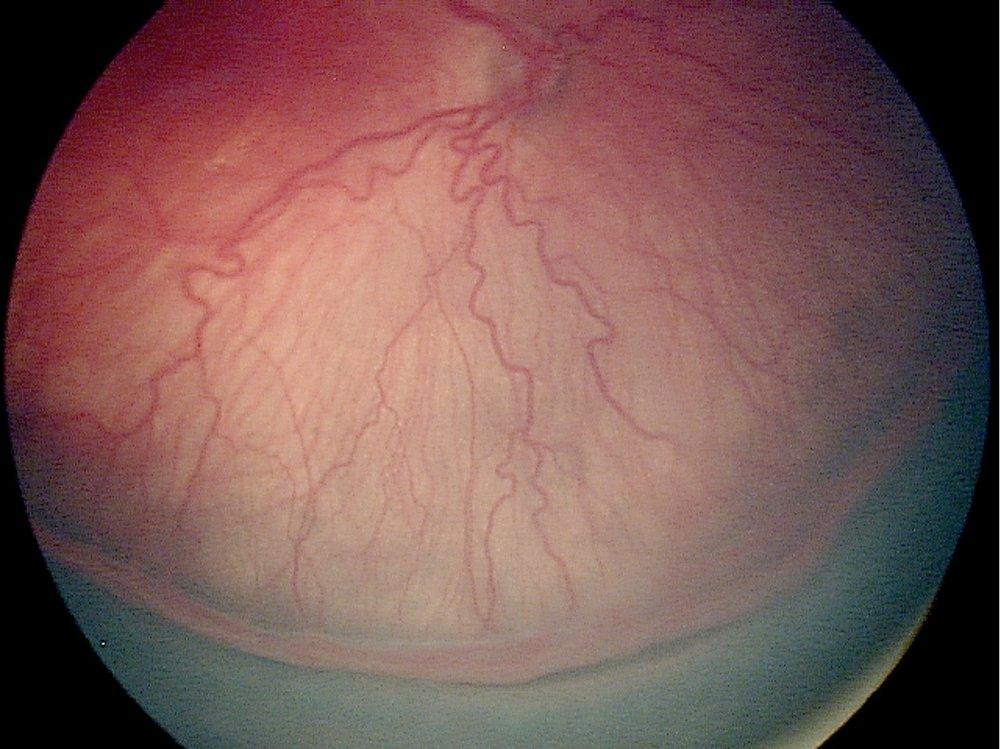
#> input picture Retinopathye.jpg, 1000 x 749 px
$ jupyter execute Retina2.ipynb
#> lines starting #> are read from the running program, lines starting #| are printed output that depends on the picture; after the words box and inside, x2 and y2 are one past the last pixel; in counts of white or black regions, pixels touching at a corner belong together
[cell 1]
import cv2
import numpy as np
from matplotlib import pyplot as plt

[cell 2]
img = cv2.imread('Retinopathye.jpg',0)
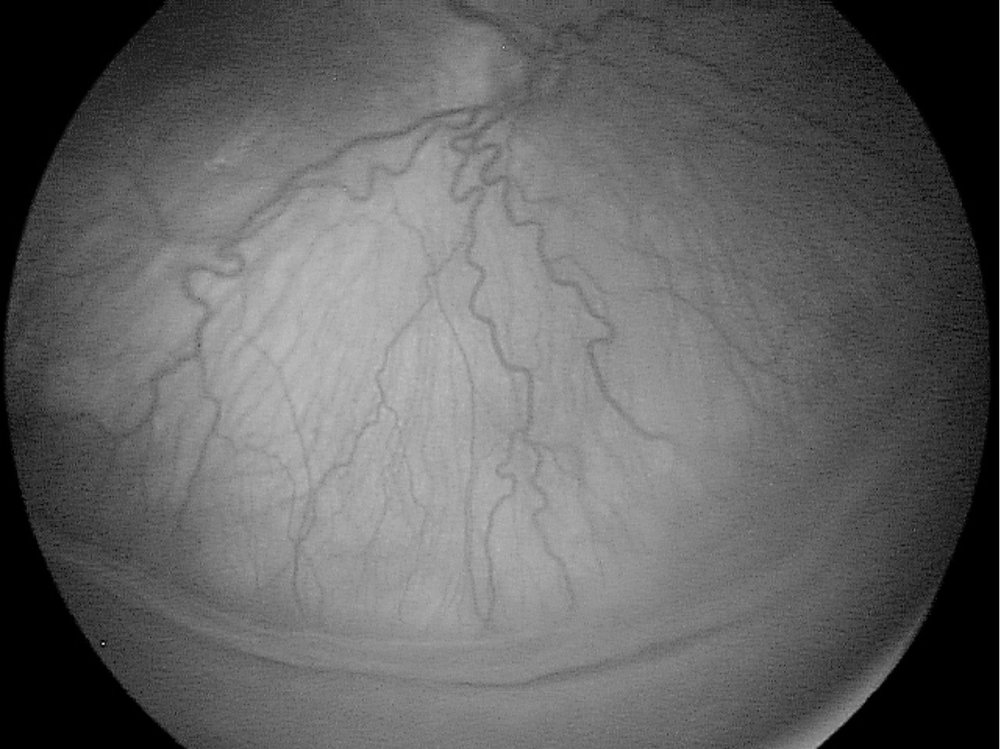
#> img: shape (749, 1000); min 0, max 229, mean 98.3
plt.figure(figsize=(10,10))
plt.imshow(img, cmap='gray')

[cell 3]
img = cv2.imread('Retinopathye.jpg')
#> img is the input picture: shape (749, 1000, 3); mean B, G, R 85.3, 88.3, 122.8
b,g,r = cv2.split(img)
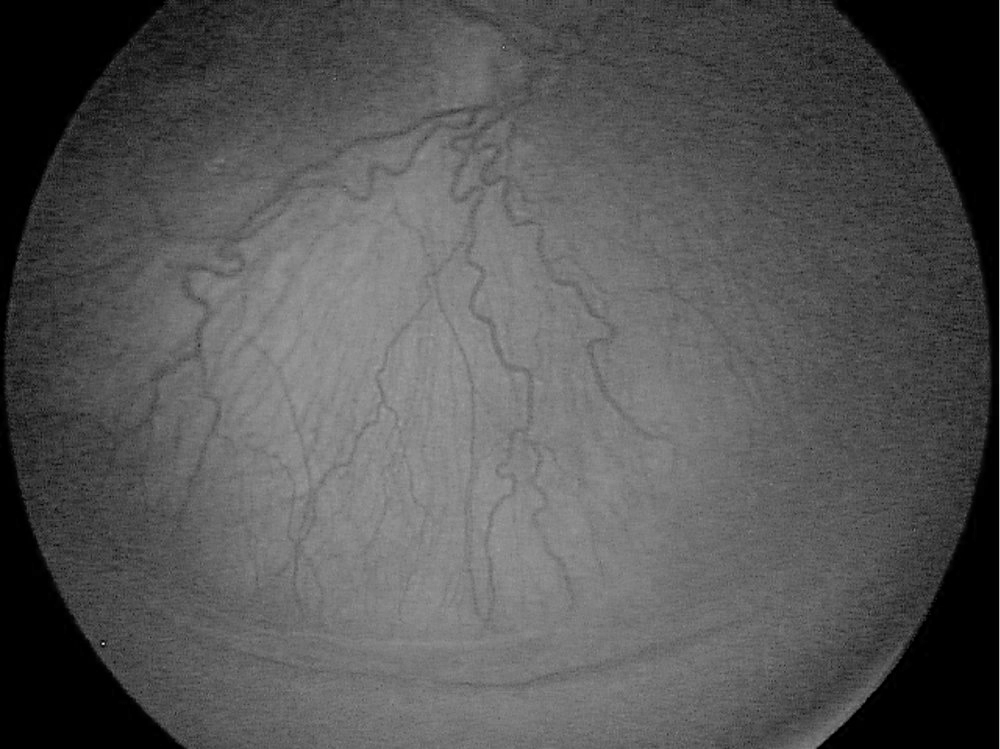
#> b: shape (749, 1000); min 0, max 236, mean 85.3
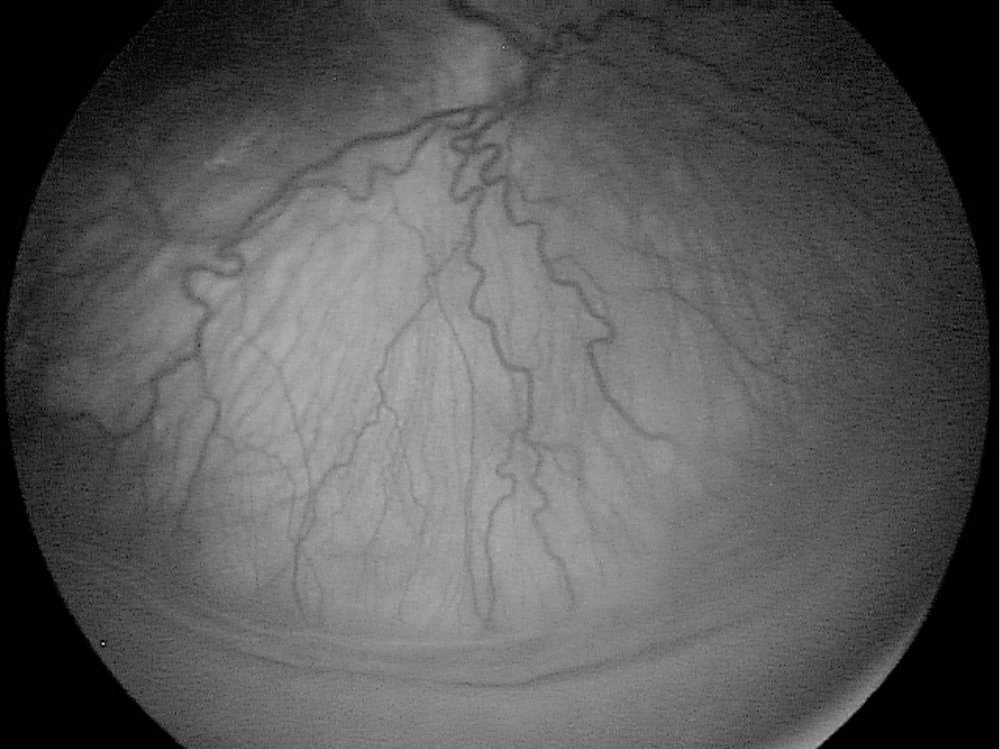
#> g: shape (749, 1000); min 0, max 232, mean 88.3
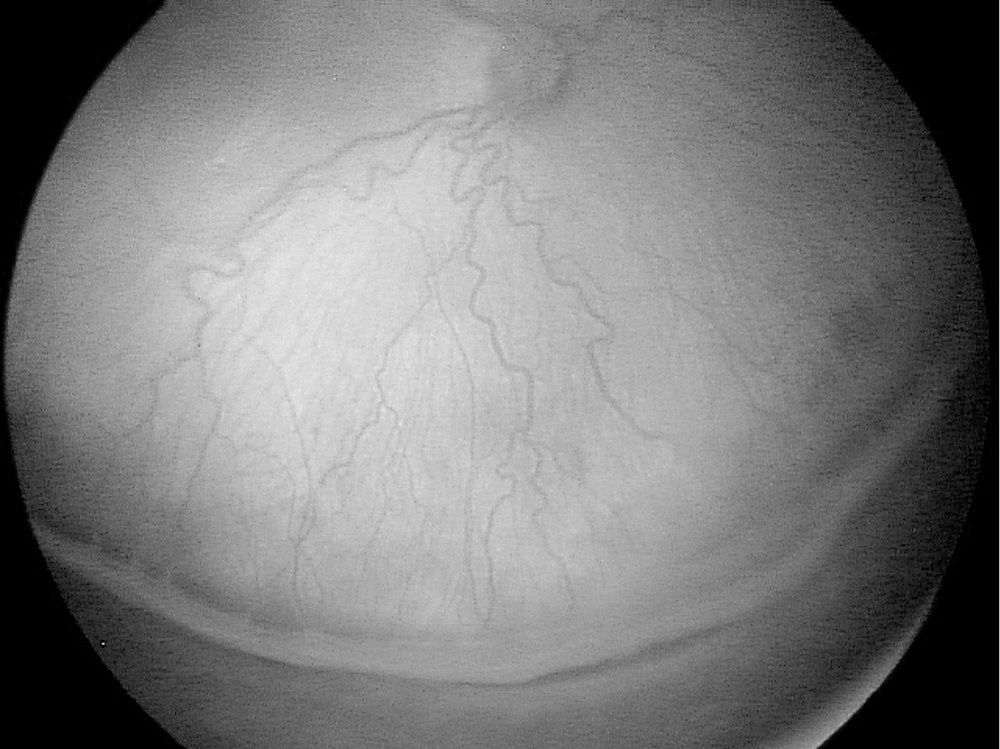
#> r: shape (749, 1000); min 0, max 255, mean 122.8

f, axarr = plt.subplots(1,3,figsize=(15,15))

axarr[0].imshow(r)
axarr[1].imshow(g)
axarr[2].imshow(b)

[cell 4]
thresh1 = cv2.adaptiveThreshold(g, 255, cv2.ADAPTIVE_THRESH_GAUSSIAN_C,
										cv2.THRESH_BINARY, 221, 6)
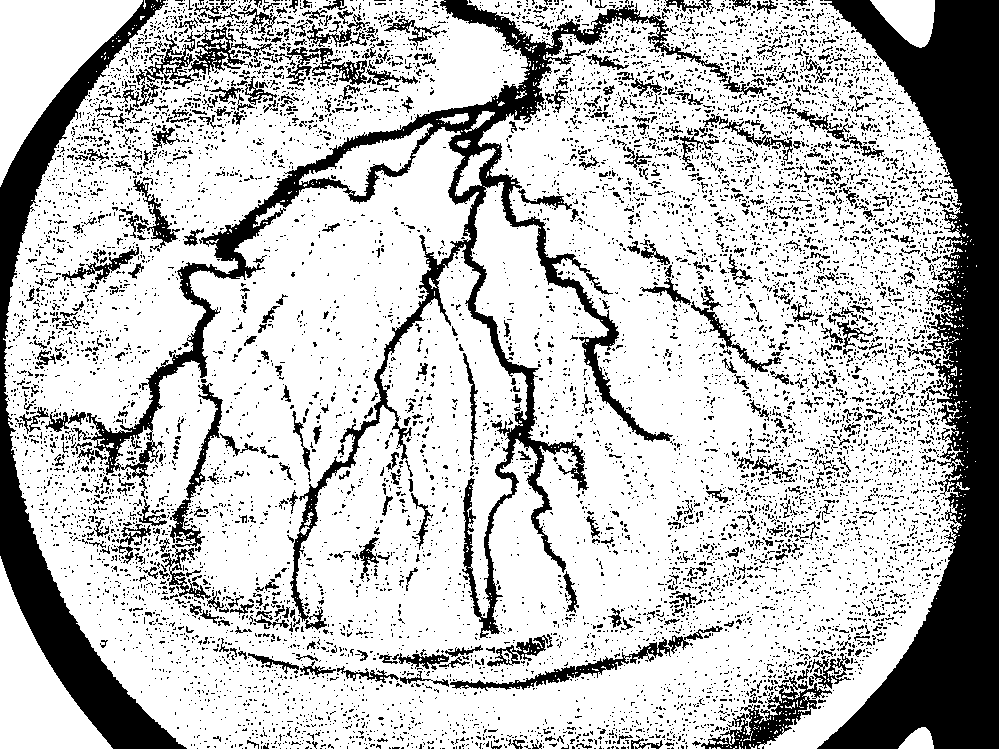
#> thresh1: shape (749, 1000); 74.6% white; 9673 black regions (9051 under 20 px), largest, box (x1, y1, x2, y2) and area: (817, 0, 999, 749) 53572, (73, 0, 728, 638) 31820, (0, 0, 187, 749) 22293
plt.figure(figsize=(10,10))
plt.imshow(thresh1,cmap='gray')

$ run again, with 083_ro0117_f7.jpg copied over Retinopathye.jpg
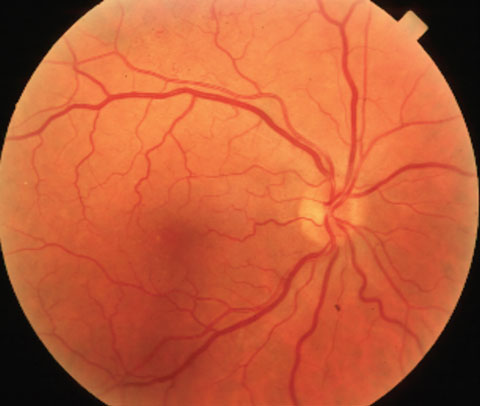
#> input picture 083_ro0117_f7.jpg, 480 x 406 px
#> img is the input picture: shape (406, 480, 3); mean B, G, R 56, 92.6, 190.4
#> `b,g,r = cv2.split(img)`:
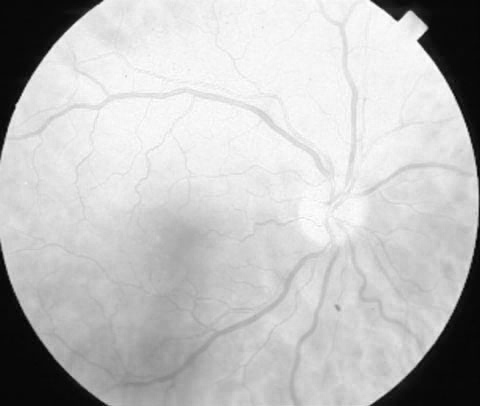
#> r: shape (406, 480); min 0, max 255, mean 190.4
#> `thresh1 = cv2.adaptiveThreshold(g, 255, cv2.ADAPTIVE_THRESH_GAUSSIAN_C..`:
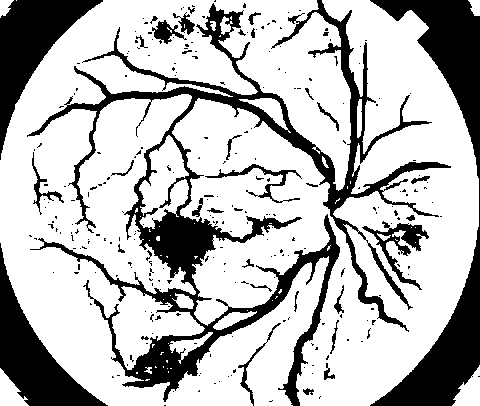
#> thresh1: shape (406, 480); 72.8% white; 268 black regions (232 under 20 px), largest, box (x1, y1, x2, y2) and area: (27, 0, 451, 406) 24627, (370, 0, 480, 406) 12199, (0, 0, 103, 160) 5657

$ run again, with ROPCond_Stage2.jpg copied over Retinopathye.jpg
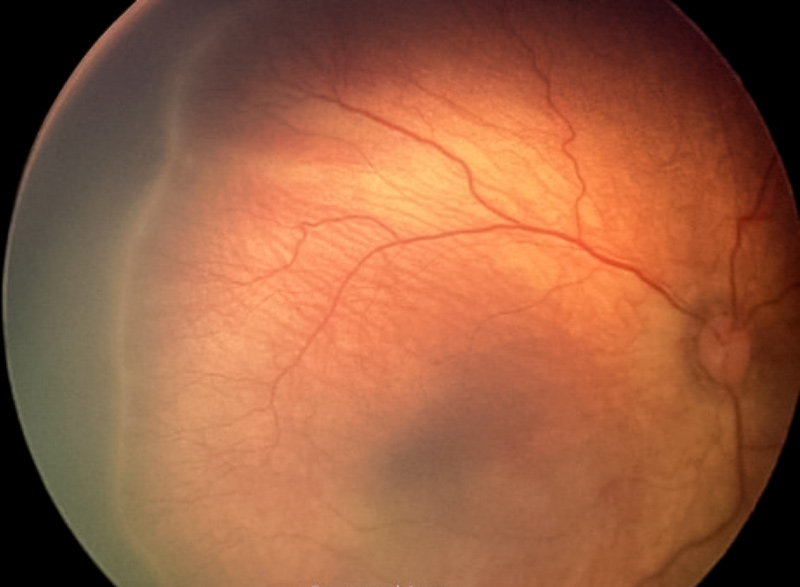
#> input picture ROPCond_Stage2.jpg, 800 x 587 px
#> img is the input picture: shape (587, 800, 3); mean B, G, R 64.9, 94.6, 153.7
#> `b,g,r = cv2.split(img)`:
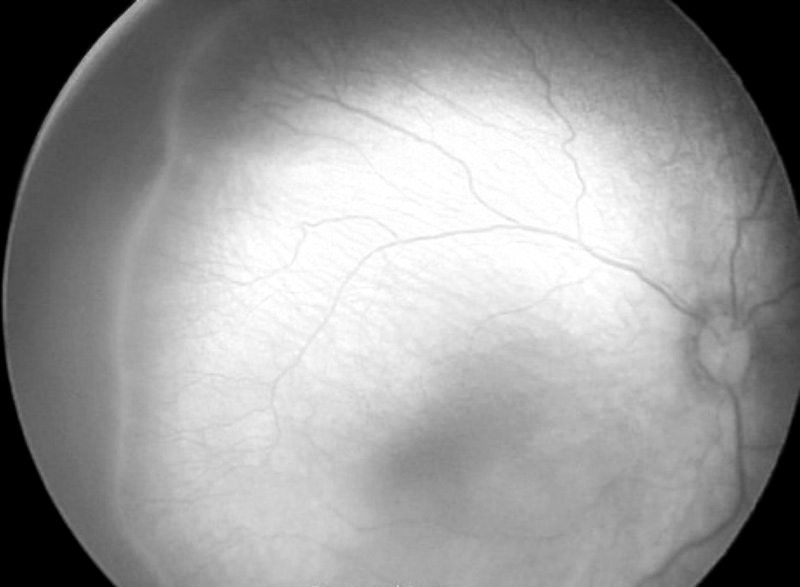
#> r: shape (587, 800); min 0, max 255, mean 153.7
#> `thresh1 = cv2.adaptiveThreshold(g, 255, cv2.ADAPTIVE_THRESH_GAUSSIAN_C..`:
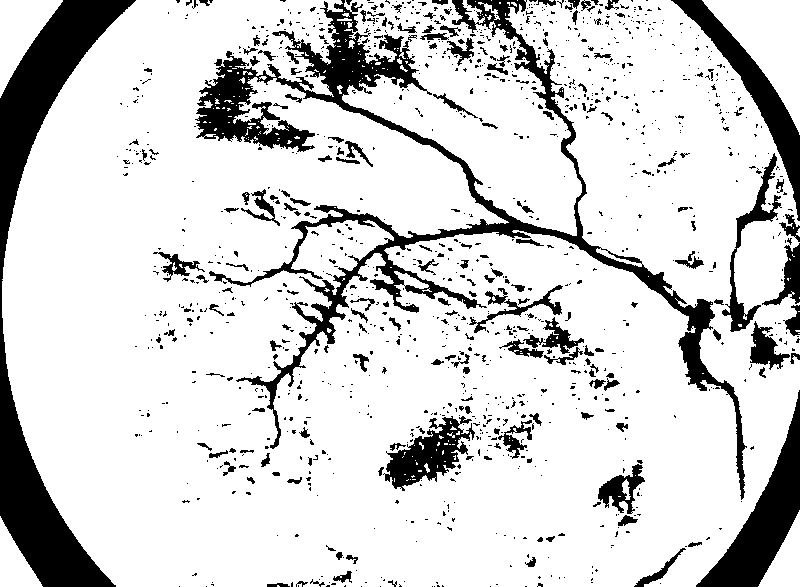
#> thresh1: shape (587, 800); 82.9% white; 1206 black regions (1015 under 20 px), largest, box (x1, y1, x2, y2) and area: (195, 0, 747, 500) 25524, (0, 0, 136, 587) 19303, (696, 390, 800, 587) 6441
